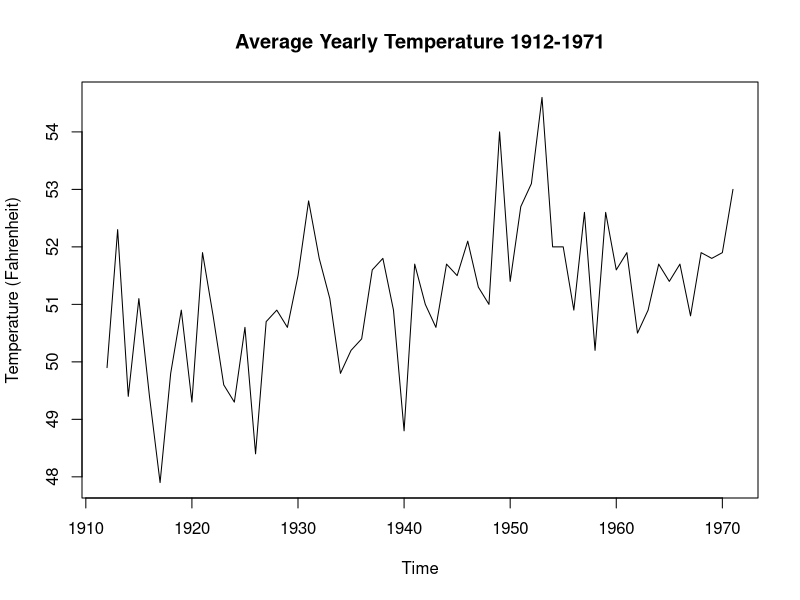
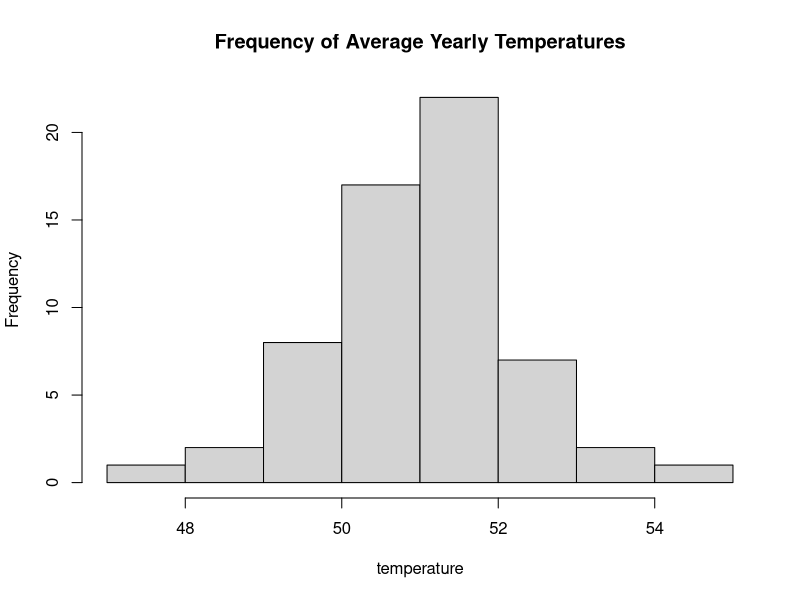
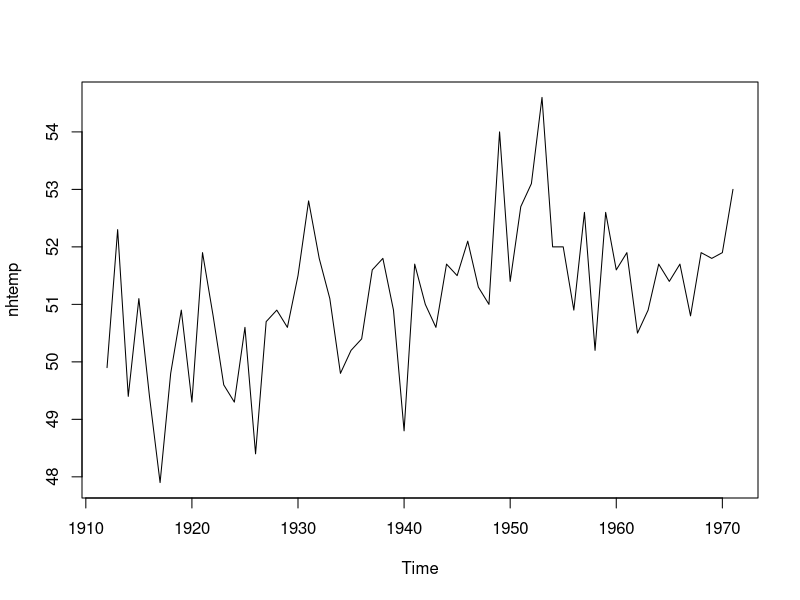

The R script that drew these images, in order:
## ---- chunk 1
summary(nhtemp)
## ---- chunk 2
plot(nhtemp,
    main="Average Yearly Temperature 1912-1971",
    ylab="Temperature (Fahrenheit)")
## ---- chunk 3
hist(nhtemp, 
     main="Frequency of Average Yearly Temperatures", 
     xlab="temperature")
## ---- chunk 4
plot(nhtemp)
